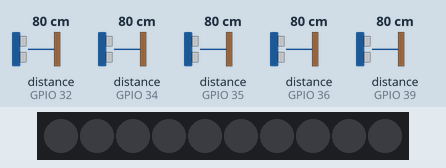
This sketch was run on a simulated ESP32. Parts: 10 RGB LEDs in strip order, left to right. Wiring (inferred from the names in the program): 5 × ultrasonic range finder: trigger GPIO 5, echo GPIO 34 / trigger GPIO 16, echo GPIO 32 / trigger GPIO 17, echo GPIO 35 / trigger GPIO 18, echo GPIO 39 / trigger GPIO 19, echo GPIO 36. Inputs (shaded band) come from the test bench; at power-on: distance to the obstacle (sensors on GPIO 34, GPIO 35, GPIO 32, GPIO 36, GPIO 39) 80 cm. The echo pulse lasts 58.3 µs per cm; dim RGB values are drawn brighter than linear; what the sketch prints to the serial monitor is not drawn.

Above: at 1.2 s.
1.3 s: distance to the obstacle (sensor on GPIO 34) set to 16 cm
2.8 s: distance to the obstacle (sensor on GPIO 34) set to 13 cm
At 3.3 s:
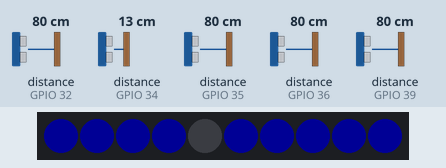
4.3 s: distance to the obstacle (sensor on GPIO 35) set to 16 cm
5.8 s: distance to the obstacle (sensor on GPIO 35) set to 13 cm
At 6.5 s:
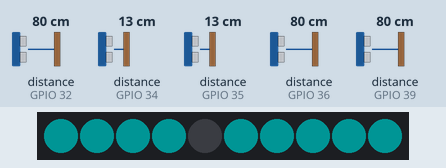
7.3 s: distance to the obstacle (sensor on GPIO 35) set to 18 cm
At 8.1 s:
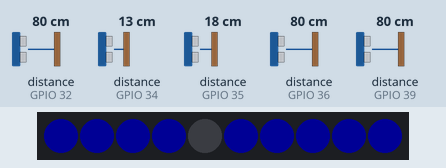
8.8 s: distance to the obstacle (sensor on GPIO 35) set to 2 cm
At 9.2 s:
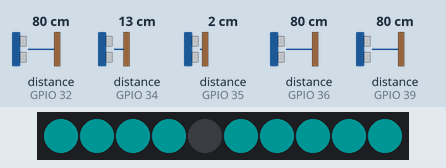
Timing chart, 0 to 11.3 s (numbered marks = the images above; inputs shaded):
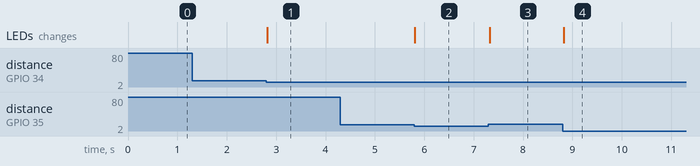

The sketch:

ultrasonicX5_Neos.ino
```cpp
#include <Arduino.h>
#include <Wire.h>
#include <FastLED.h>


#define NUM_LEDS 10
#define DATA_PIN 23

CRGB leds[10];


// Define pins for the ultrasonic sensor
//Front Right
const int e_FR = 36;
const int t_FR = 19;
//Front Left
const int e_FL = 39;
const int t_FL = 18;
// Rechte Seite
const int e_RH = 34;
const int t_RH = 5;
// Linke Seite
const int e_LH = 35;
const int t_LH = 17;
// Heck
const int e_HE = 32;
const int t_HE = 16;

// Function prototype for reading sensor data
float readSensorData();

void setup() {
  // Begin serial communication at 115200 baud rate
  Serial.begin(115200);

  FastLED.addLeds<WS2812, DATA_PIN, GRB>(leds, NUM_LEDS);

  // Set echoPin as input and trigPin as output
  pinMode(e_FR, INPUT);
  pinMode(t_FR, OUTPUT);

  pinMode(e_FL, INPUT);
  pinMode(t_FL, OUTPUT);

  pinMode(e_RH, INPUT);
  pinMode(t_RH, OUTPUT);

  pinMode(e_LH, INPUT);
  pinMode(t_LH, OUTPUT);

  pinMode(e_HE, INPUT);
  pinMode(t_HE, OUTPUT);
  // Print sensor information to the serial monitor
  Serial.println("Ultrasonic sensor:");
}

void setLeftGroupColor(CRGB *ledArray, int r, int g, int b ) {
  for (int i = 0; i < 4; i++) {
    ledArray[i].setRGB(r, g, b);
  }
}
void setRightGroupColor(CRGB *ledArray, int r, int g, int b ) {
  for (int i = 5; i < 10; i++) {
    ledArray[i].setRGB(r, g, b);
  }
}

void optic(){
  float distance_FR = readSensorData(e_FR, t_FR);
  float distance_FL = readSensorData(e_FL, t_FL);
  float distance_RH = readSensorData(e_RH, t_RH);
  float distance_LH = readSensorData(e_LH, t_LH);
  float distance_HE = readSensorData(e_HE, t_HE);

  if (distance_FR < 15)
  {
    for (int i = 0; i < NUM_LEDS; i++)
    {
      setLeftGroupColor(leds, 255, 0, 0); // RED
      setRightGroupColor(leds, 0, 255, 0); // RED
    }
  }
  if (distance_FL < 15)
  {
    for (int i = 0; i < NUM_LEDS; i++)
    {
      setLeftGroupColor(leds, 0, 255, 0); // RED
      setRightGroupColor(leds, 255, 0, 0); // RED
    }
  }
  if (distance_RH < 15)
  {
    for (int i = 0; i < NUM_LEDS; i++)
    {
      setLeftGroupColor(leds, 0, 0, 255);
      setRightGroupColor(leds, 0, 0, 255);
    }
  }
  if (distance_LH < 15)
  {
    for (int i = 0; i < NUM_LEDS; i++)
    {
      setLeftGroupColor(leds, 0, 255, 255); // RED
      setRightGroupColor(leds, 0, 255, 255); // RED
    }
  }
  if (distance_FR < 30 && distance_FL < 30  )
  {
    for (int i = 0; i < NUM_LEDS; i++)
    {
      setLeftGroupColor(leds, 0, 255, 0); // RED
      setRightGroupColor(leds, 0, 255, 0); // RED
    }
  }
  FastLED.setBrightness(20);
  FastLED.show();
  }


void loop() {

  optic();

  // Read distance from the ultrasonic sensor
  /*

  Serial.print("FR : ");
  Serial.print(distance_FR);
  Serial.print(" cm; ");
  Serial.print("FL : ");
  Serial.print(distance_FL);
  Serial.print(" cm; ");
  Serial.print("RH : ");
  Serial.print(distance_RH);
  Serial.print(" cm; ");
  Serial.print("LH : ");
  Serial.print(distance_LH);
  Serial.print(" cm; ");
  Serial.print("HECK : ");
  Serial.print(distance_HE);
  Serial.println(" cm");
  Serial.println("");


  // Delay between readings
  delay(200);
  */

}

// Function to read data from the ultrasonic sensor
float readSensorData(int echo, int trigger) {
  // Trigger a low signal before sending a high signal
  digitalWrite(trigger, LOW);
  delayMicroseconds(2);
  // Send a 10-microsecond high signal to the trigPin
  digitalWrite(trigger, HIGH);
  delayMicroseconds(10);
  // Return to low signal
  digitalWrite(trigger, LOW);

  // Measure the duration of the high signal on the echoPin
  unsigned long microsecond = pulseIn(echo, HIGH);

  // Calculate the distance using the speed of sound (29.00µs per centimeter)
  float distance = microsecond / 29.00 / 2;

  // Return the calculated distance
  return distance;
}
```

Measured:
- the behaviour switches between 15 and 14 cm on distance to the obstacle (sensor on GPIO 34) (found by bisection; images 0 and 1)
- the behaviour switches between 15 and 14 cm on distance to the obstacle (sensor on GPIO 35) (found by bisection; images 1 and 2)
- after the input at 1.3 s, every drawn part: stays the same
- after the input at 2.8 s, the LEDs: change at once (image 1)
- after the input at 4.3 s, every drawn part: stays the same
- after the input at 5.8 s, the LEDs: change at once (image 2)
- after the input at 7.3 s, the LEDs: change at once (image 3)
- after the input at 8.8 s, the LEDs: change at once (image 4)
